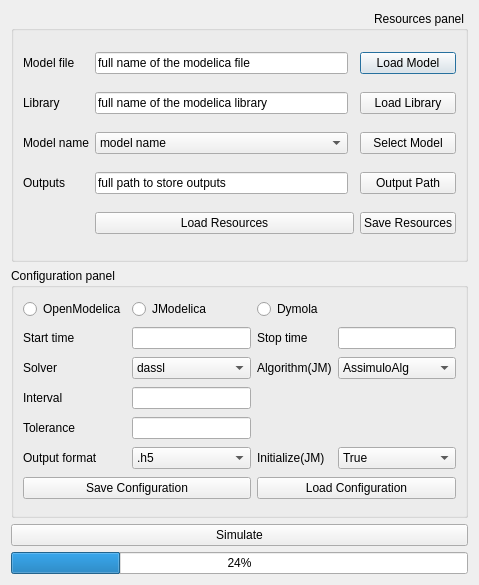
<?xml version="1.0" encoding="UTF-8"?>
<ui version="4.0">
 <class>Dialog</class>
 <widget class="QDialog" name="Dialog">
  <property name="geometry">
   <rect>
    <x>0</x>
    <y>0</y>
    <width>479</width>
    <height>585</height>
   </rect>
  </property>
  <property name="windowTitle">
   <string>Dialog</string>
  </property>
  <layout class="QVBoxLayout" name="verticalLayout">
   <item>
    <widget class="QGroupBox" name="groupBox_2">
     <property name="layoutDirection">
      <enum>Qt::RightToLeft</enum>
     </property>
     <property name="title">
      <string>Resources panel</string>
     </property>
     <layout class="QGridLayout" name="gridLayout">
      <item row="1" column="3">
       <widget class="QLabel" name="label_2">
        <property name="text">
         <string>Library</string>
        </property>
       </widget>
      </item>
      <item row="0" column="0">
       <widget class="QPushButton" name="pushButton">
        <property name="text">
         <string>Load Model</string>
        </property>
       </widget>
      </item>
      <item row="2" column="3">
       <widget class="QLabel" name="label_3">
        <property name="text">
         <string>Model name</string>
        </property>
       </widget>
      </item>
      <item row="0" column="2">
       <widget class="QLineEdit" name="lineEdit">
        <property name="text">
         <string>full name of the modelica file</string>
        </property>
       </widget>
      </item>
      <item row="3" column="3">
       <widget class="QLabel" name="label_4">
        <property name="text">
         <string>Outputs</string>
        </property>
       </widget>
      </item>
      <item row="3" column="2">
       <widget class="QLineEdit" name="lineEdit_4">
        <property name="text">
         <string>full path to store outputs</string>
        </property>
       </widget>
      </item>
      <item row="1" column="2">
       <widget class="QLineEdit" name="lineEdit_2">
        <property name="text">
         <string>full name of the modelica library</string>
        </property>
       </widget>
      </item>
      <item row="4" column="0">
       <widget class="QPushButton" name="pushButton_9">
        <property name="text">
         <string>Save Resources</string>
        </property>
       </widget>
      </item>
      <item row="0" column="3">
       <widget class="QLabel" name="label">
        <property name="text">
         <string>Model file</string>
        </property>
       </widget>
      </item>
      <item row="3" column="0">
       <widget class="QPushButton" name="pushButton_4">
        <property name="text">
         <string>Output Path</string>
        </property>
       </widget>
      </item>
      <item row="2" column="0">
       <widget class="QPushButton" name="pushButton_3">
        <property name="text">
         <string>Select Model</string>
        </property>
       </widget>
      </item>
      <item row="1" column="0">
       <widget class="QPushButton" name="pushButton_2">
        <property name="text">
         <string>Load Library</string>
        </property>
       </widget>
      </item>
      <item row="4" column="1" colspan="2">
       <widget class="QPushButton" name="pushButton_5">
        <property name="text">
         <string>Load Resources</string>
        </property>
       </widget>
      </item>
      <item row="2" column="2">
       <widget class="QComboBox" name="comboBox_5">
        <property name="layoutDirection">
         <enum>Qt::LeftToRight</enum>
        </property>
        <item>
         <property name="text">
          <string>model name</string>
         </property>
        </item>
       </widget>
      </item>
     </layout>
    </widget>
   </item>
   <item>
    <widget class="QGroupBox" name="groupBox">
     <property name="title">
      <string>Configuration panel</string>
     </property>
     <layout class="QGridLayout" name="gridLayout_2">
      <item row="2" column="1">
       <widget class="QLineEdit" name="lineEdit_5"/>
      </item>
      <item row="0" column="1">
       <widget class="QRadioButton" name="radioButton_2">
        <property name="text">
         <string>JModelica</string>
        </property>
       </widget>
      </item>
      <item row="0" column="0">
       <widget class="QRadioButton" name="radioButton">
        <property name="text">
         <string>OpenModelica</string>
        </property>
       </widget>
      </item>
      <item row="2" column="0">
       <widget class="QLabel" name="label_5">
        <property name="text">
         <string>Start time</string>
        </property>
       </widget>
      </item>
      <item row="2" column="2">
       <widget class="QLabel" name="label_6">
        <property name="text">
         <string>Stop time</string>
        </property>
       </widget>
      </item>
      <item row="2" column="3">
       <widget class="QLineEdit" name="lineEdit_6"/>
      </item>
      <item row="3" column="2">
       <widget class="QLabel" name="label_8">
        <property name="text">
         <string>Algorithm(JM)</string>
        </property>
       </widget>
      </item>
      <item row="3" column="0">
       <widget class="QLabel" name="label_7">
        <property name="text">
         <string>Solver</string>
        </property>
       </widget>
      </item>
      <item row="0" column="2">
       <widget class="QRadioButton" name="radioButton_3">
        <property name="text">
         <string>Dymola</string>
        </property>
       </widget>
      </item>
      <item row="5" column="0">
       <widget class="QLabel" name="label_10">
        <property name="text">
         <string>Tolerance</string>
        </property>
       </widget>
      </item>
      <item row="4" column="1">
       <widget class="QLineEdit" name="lineEdit_7"/>
      </item>
      <item row="6" column="1">
       <widget class="QComboBox" name="comboBox_3">
        <item>
         <property name="text">
          <string>.h5</string>
         </property>
        </item>
        <item>
         <property name="text">
          <string>.mat</string>
         </property>
        </item>
       </widget>
      </item>
      <item row="4" column="0">
       <widget class="QLabel" name="label_9">
        <property name="text">
         <string>Interval</string>
        </property>
       </widget>
      </item>
      <item row="3" column="3">
       <widget class="QComboBox" name="comboBox_2">
        <item>
         <property name="text">
          <string>AssimuloAlg</string>
         </property>
        </item>
        <item>
         <property name="text">
          <string>New Item</string>
         </property>
        </item>
        <item>
         <property name="text">
          <string>New Item2</string>
         </property>
        </item>
       </widget>
      </item>
      <item row="5" column="1">
       <widget class="QLineEdit" name="lineEdit_8"/>
      </item>
      <item row="3" column="1">
       <widget class="QComboBox" name="comboBox">
        <property name="editable">
         <bool>false</bool>
        </property>
        <property name="currentText">
         <string>dassl</string>
        </property>
        <item>
         <property name="text">
          <string>dassl</string>
         </property>
        </item>
        <item>
         <property name="text">
          <string>Rkfix2</string>
         </property>
        </item>
        <item>
         <property name="text">
          <string>Rkfix4</string>
         </property>
        </item>
       </widget>
      </item>
      <item row="6" column="2">
       <widget class="QLabel" name="label_12">
        <property name="text">
         <string>Initialize(JM)</string>
        </property>
       </widget>
      </item>
      <item row="6" column="0">
       <widget class="QLabel" name="label_11">
        <property name="text">
         <string>Output format</string>
        </property>
       </widget>
      </item>
      <item row="7" column="0" colspan="2">
       <widget class="QPushButton" name="pushButton_6">
        <property name="text">
         <string>Save Configuration</string>
        </property>
       </widget>
      </item>
      <item row="6" column="3">
       <widget class="QComboBox" name="comboBox_4">
        <item>
         <property name="text">
          <string>True</string>
         </property>
        </item>
        <item>
         <property name="text">
          <string>False</string>
         </property>
        </item>
       </widget>
      </item>
      <item row="7" column="2" colspan="2">
       <widget class="QPushButton" name="pushButton_7">
        <property name="text">
         <string>Load Configuration</string>
        </property>
       </widget>
      </item>
     </layout>
     <zorder>radioButton</zorder>
     <zorder>radioButton_2</zorder>
     <zorder>label_5</zorder>
     <zorder>lineEdit_5</zorder>
     <zorder>label_6</zorder>
     <zorder>lineEdit_6</zorder>
     <zorder>radioButton_3</zorder>
     <zorder>label_7</zorder>
     <zorder>comboBox</zorder>
     <zorder>label_8</zorder>
     <zorder>comboBox_2</zorder>
     <zorder>label_9</zorder>
     <zorder>lineEdit_7</zorder>
     <zorder>label_10</zorder>
     <zorder>lineEdit_8</zorder>
     <zorder>label_11</zorder>
     <zorder>comboBox_3</zorder>
     <zorder>label_12</zorder>
     <zorder>comboBox_4</zorder>
     <zorder>pushButton_6</zorder>
     <zorder>pushButton_7</zorder>
    </widget>
   </item>
   <item>
    <widget class="QPushButton" name="pushButton_8">
     <property name="text">
      <string>Simulate</string>
     </property>
    </widget>
   </item>
   <item>
    <widget class="QProgressBar" name="progressBar">
     <property name="value">
      <number>24</number>
     </property>
    </widget>
   </item>
  </layout>
 </widget>
 <resources/>
 <connections/>
</ui>
